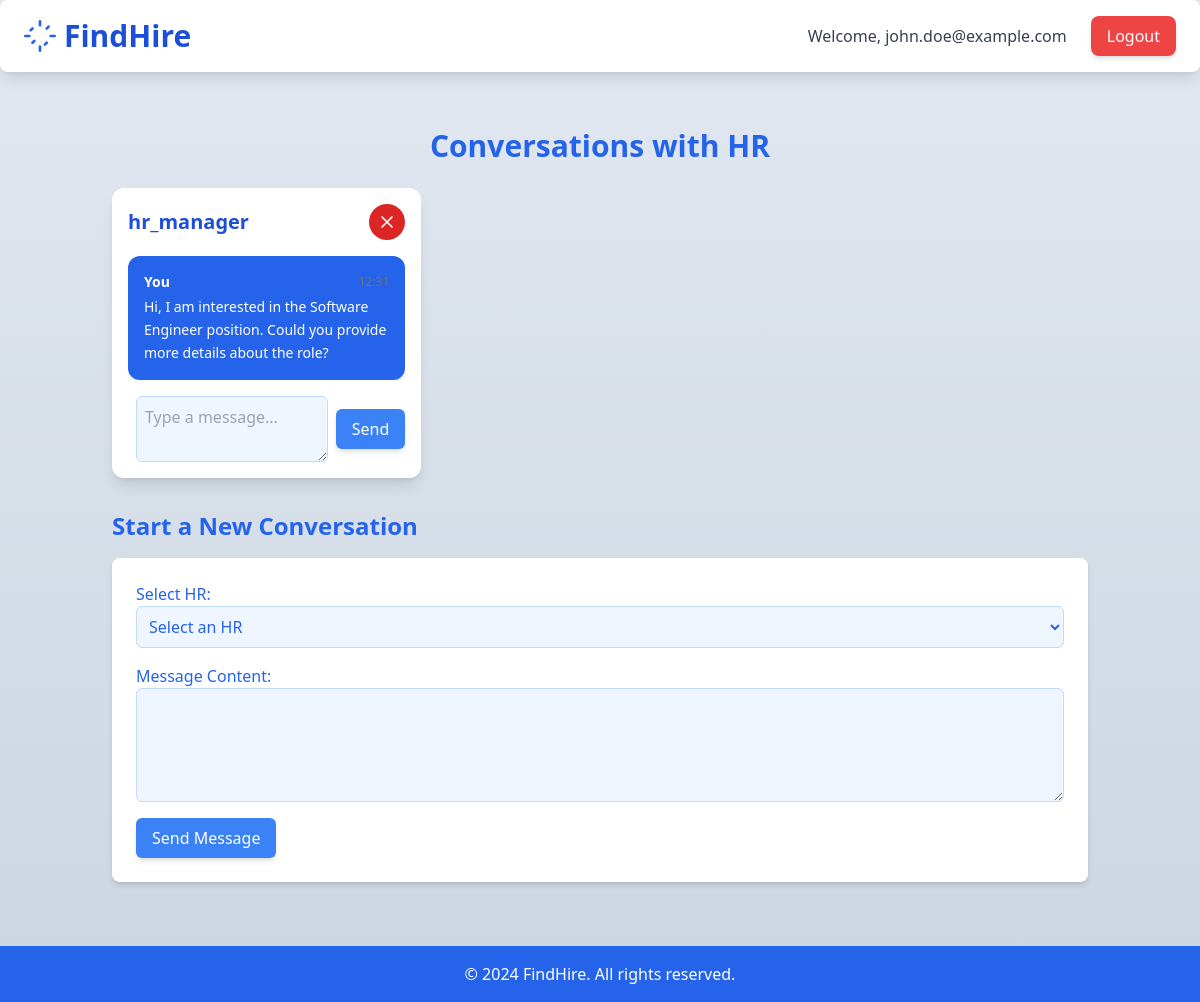
Screenshot of /messages_for_applicant.php (signed in) with the database file from the repository.
### tables this page shows
CREATE TABLE Users (
    UserID INT PRIMARY KEY AUTO_INCREMENT,
    Username VARCHAR(50) NOT NULL UNIQUE,
    PasswordHash VARCHAR(255) NOT NULL, 
    Email VARCHAR(100) NOT NULL UNIQUE,
    RoleID INT NOT NULL,
    FOREIGN KEY (RoleID) REFERENCES Roles(RoleID)
);

CREATE TABLE Messages (
    MessageID INT PRIMARY KEY AUTO_INCREMENT,
    SenderID INT NOT NULL, 
    ReceiverID INT NOT NULL, 
    Content TEXT NOT NULL, 
    SentAt DATETIME DEFAULT CURRENT_TIMESTAMP,
    FOREIGN KEY (SenderID) REFERENCES Users(UserID),
    FOREIGN KEY (ReceiverID) REFERENCES Users(UserID)
);

### Models/Message.php (called while the page is built, shortened)
<?php
class Message extends Database {
    public function getConversationBetweenUserAndApplicant($userId, $applicantId) {
        try {
            $dbh = $this->connect();
            $stmt = $dbh->prepare("SELECT * FROM messages WHERE
                (SenderID = :userId AND ReceiverID = :applicantId) OR
                (SenderID = :applicantId AND ReceiverID = :userId)
                ORDER BY SentAt ASC");
            $stmt->execute([
                ':userId' => $userId,
                ':applicantId' => $applicantId
            ]);
            return $stmt->fetchAll(PDO::FETCH_ASSOC);
        } catch (PDOException $e) {
            error_log("Error fetching conversation: " . $e->getMessage());
            return [];
        }
    }
}
?>

### Models/User.php (called while the page is built, shortened)
<?php
class User extends Database {
    public function getHRs() {
        try {
            $dbh = $this->connect();
            $stmt = $dbh->prepare("SELECT * FROM Users WHERE RoleID = 2");
            $stmt->execute();
            return $stmt->fetchAll(PDO::FETCH_ASSOC);
        } catch (PDOException $e) {
            error_log("Error fetching HR users: " . $e->getMessage());
            return [];
        }
    }
}

### messages_for_applicant.php (the view, shortened to what this page needs)
<?php
require_once('./Models/Message.php');
require_once('./Models/User.php');
$messageModel = new Message();
$userModel = new User();
$hrs = $userModel->getHRs();
$conversations = [];
foreach ($hrs as $hr) {
    $conversation = $messageModel->getConversationBetweenUserAndApplicant($_SESSION['user_id'], $hr['UserID']);
    if (count($conversation) > 0) {
        $conversations[$hr['UserID']] = $conversation;
    }
}
?>
<!DOCTYPE html>
<html lang="en">
<head>
    <script src="https://cdn.tailwindcss.com"></script>
</head>
<body class="flex flex-col min-h-screen">
    <header class="bg-white shadow-lg rounded-lg fixed top-0 left-0 right-0 z-50">
        <div class="max-w-screen-xl mx-auto px-6 py-4 flex justify-between items-center">
            <a href="index.php" class="flex items-center space-x-2">
                <span class="text-3xl font-extrabold text-blue-700">FindHire</span>
            </a>
            <div class="flex items-center space-x-6">
                <span class="text-gray-700">Welcome, <?= htmlspecialchars($_SESSION['email']) ?></span>
                <form action="logout.php" method="POST" class="inline-block">
                    <button type="submit" class="bg-red-500 hover:bg-red-600 text-white px-4 py-2 rounded-lg shadow-md">Logout</button>
                </form>
            </div>
        </div>
    </header>
    <main class="flex-grow container mx-auto px-6 py-8 mt-24">
        <h1 class="text-3xl font-bold text-blue-600 mb-6 flex justify-center">
            Conversations with HR
        </h1>
        <div class="grid grid-cols-1 sm:grid-cols-2 lg:grid-cols-3 gap-6">
            <?php if (count($conversations) > 0): ?>
                <?php foreach ($conversations as $hrId => $conversation): ?>
                    <div class="message-list p-4 bg-white rounded-xl shadow-lg hover:shadow-xl transition-all duration-300 flex flex-col max-h-[500px]">
                        <div class="message-header flex justify-between items-center mb-4">
                            <h4 class="text-xl font-semibold text-blue-700 hover:text-blue-600"><?= htmlspecialchars($hrs[array_search($hrId, array_column($hrs, 'UserID'))]['Username']) ?></h4>
                            <form method="POST" class="inline-block">
                                <button type="submit" name="delete_messages" class="bg-red-600 hover:bg-red-700 text-white p-2 rounded-full transition duration-200">
                                    <svg xmlns="http://www.w3.org/2000/svg" class="h-5 w-5" fill="none" stroke="currentColor" viewBox="0 0 24 24" stroke-width="2">
                                        <path stroke-linecap="round" stroke-linejoin="round" d="M6 18L18 6M6 6l12 12"/>
                                    </svg>
                                </button>
                            </form>
                        </div>
                        <div class="messages space-y-4 mb-4 flex-grow max-h-[300px] overflow-y-auto">
                            <?php foreach ($conversation as $message): ?>
                                <div class="flex items-start <?= $message['SenderID'] == $_SESSION['user_id'] ? 'justify-end' : 'justify-start' ?>">
                                    <div class="max-w-xs <?= $message['SenderID'] == $_SESSION['user_id'] ? 'bg-blue-600 text-white' : 'bg-gray-100 text-gray-800' ?> p-4 rounded-xl shadow-md flex flex-col">
                                        <div class="flex justify-between items-center">
                                            <div class="font-semibold text-sm"><?= $message['SenderID'] == $_SESSION['user_id'] ? 'You' : 'HR' ?></div>
                                            <span class="timestamp text-xs text-gray-500"><?= date('H:i', strtotime($message['SentAt'])) ?></span>
                                        </div>
                                        <div class="mt-1 text-sm leading-relaxed"><?= nl2br(htmlspecialchars($message['Content'])) ?></div>
                                    </div>
                                </div>
                            <?php endforeach; ?>
                        </div>
                        <form method="POST" class="flex items-center space-x-2 mt-auto">
                            <textarea name="content" rows="2" class="w-full bg-blue-50 border border-blue-200 text-blue-600 rounded-md p-2" placeholder="Type a message..." required></textarea>
                            <button type="submit" name="send_message" class="bg-blue-500 hover:bg-blue-600 text-white px-4 py-2 rounded-md shadow-md">Send</button>
                        </form>
                    </div>
                <?php endforeach; ?>
            <?php else: ?>
                <p class="text-center text-gray-500">No conversations yet. Start a message with an HR!</p>
            <?php endif; ?>
        </div>
        <div class="form-section mt-8">
            <h3 class="text-2xl font-semibold text-blue-600 mb-4">Start a New Conversation</h3>
            <form method="POST" class="bg-white p-6 rounded-lg shadow-md">
                <label for="receiver_id" class="text-blue-600 font-medium">Select HR:</label>
                <select name="receiver_id" id="receiver_id" class="block w-full bg-blue-50 border border-blue-200 text-blue-600 rounded-md p-2 mb-4" required>
                    <option value="" disabled selected>Select an HR</option>
                </select>
                <label for="content" class="text-blue-600 font-medium">Message Content:</label>
                <textarea name="content" id="content" rows="4" class="block w-full bg-blue-50 border border-blue-200 text-blue-600 rounded-md p-2 mb-4" required></textarea>
                <button type="submit" name="send_message" class="bg-blue-500 hover:bg-blue-600 text-white px-4 py-2 rounded-md shadow-md">Send Message</button>
            </form>
        </div>
    </main>
    <footer class="bg-blue-600 text-white py-4 mt-8">
        <div class="text-center">
            <p>&copy; <?= date('Y') ?> FindHire. All rights reserved.</p>
        </div>
    </footer>
</body>
</html>

### messages_for_applicant.php (style rules this page uses)
body { background: linear-gradient(to bottom, #e2e8f0, #cbd5e1); }

### rows the page displays
users: Username "hr_manager"
messages: shows "You", Content "Hi, I am interested in the Software Engineer position. Could you provide more details about the role?"

### other values shown
$_SESSION['email'] "john.doe@example.com"
